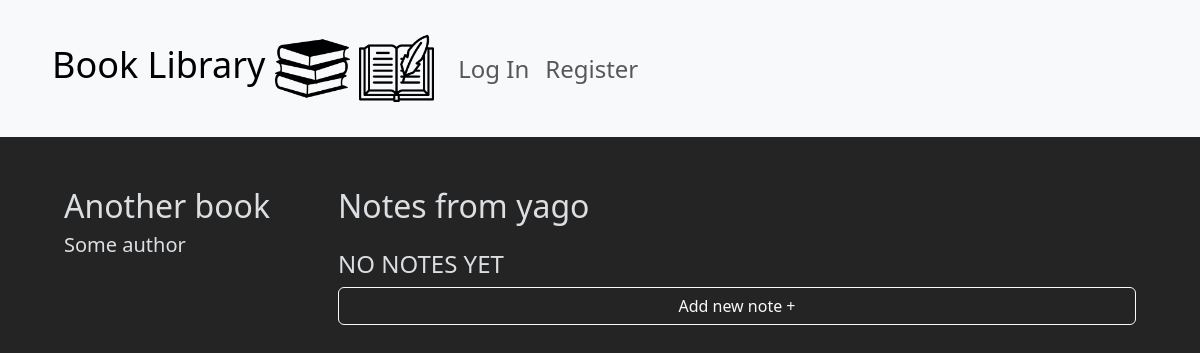
Page /detail_view/4/4 on the earlier database version.
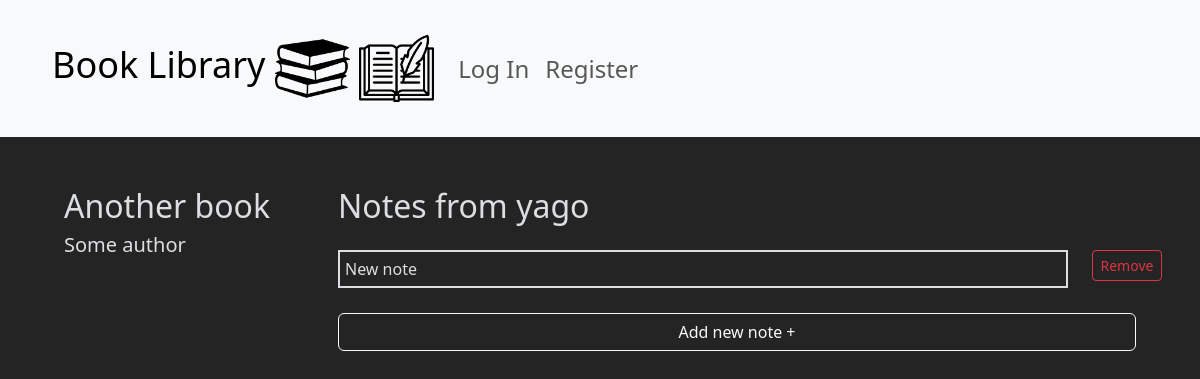
Same page on the later database version.
### book_library/models.py (models this page shows, shortened)
class Note(models.Model):
    user = models.ForeignKey(User, blank=False, null=False, on_delete=models.CASCADE, related_name="note_user")
    book = models.ForeignKey(Book, blank=False, null=False, on_delete=models.CASCADE, related_name="note_book")
    text = models.TextField(blank=False, null=False, max_length=512)

### book_library/views.py (the view)
# urls.py: path("detail_view/<int:user_id>/<int:book_id>", views.detail_view, name="detail_view"),
def detail_view(request, user_id, book_id):
    current_user = User.objects.get(id=user_id)
    current_book = Book.objects.get(id=book_id)
    notes = Note.objects.filter(book=current_book, user=current_user)
    context = {'current_user': current_user, 'current_book': current_book, 'notes': notes}
    return render(request, "book_library/detail_view.html", context)

### book_library/templates/book_library/detail_view.html (shortened to what this page needs)
{% extends "book_library/layout.html" %}
{% load static %}
{% block body %}
<div class="container detail-view-note-div">
    <div class="row">
        <div class="col-3">
            <h2>{{ current_book.title }}</h2>
            <h5>{{ current_book.author }}</h4>
        </div>
        <div class="col-9">
            <h3>Notes from {{ current_user.username }}</h3>
            <ul>
                {% for note in notes %}
                <div class="container-flex">
                    <div class="row">
                        <div class="col-11">
                            <li class="note">{{ note.text }}</li>
                        </div>
                        <div class="col-1">
                            <button class="btn btn-sm btn-outline-danger remove-note-button" id="{{ note.id }}">Remove</button>
                        </div>
                    </div>
                </div>
                {% endfor %}
                {% if not notes  %}
                    <h4>NO NOTES YET</h4>
                {% endif %}
            </ul>
            <div class="row" id="this-row">
                <div class="col">
                    <div class="d-grid gap-2" id="div-to-replace">
                        <button class="btn btn-outline-light" id="add-new-note-button">Add new note +</button>
                    </div>
                </div>
            </div>
        </div>
</div>
{% endblock %}

Differences in the rows shown:
added Note: text "New note"
Other differences:
text no longer shown: "NO NOTES YET"
